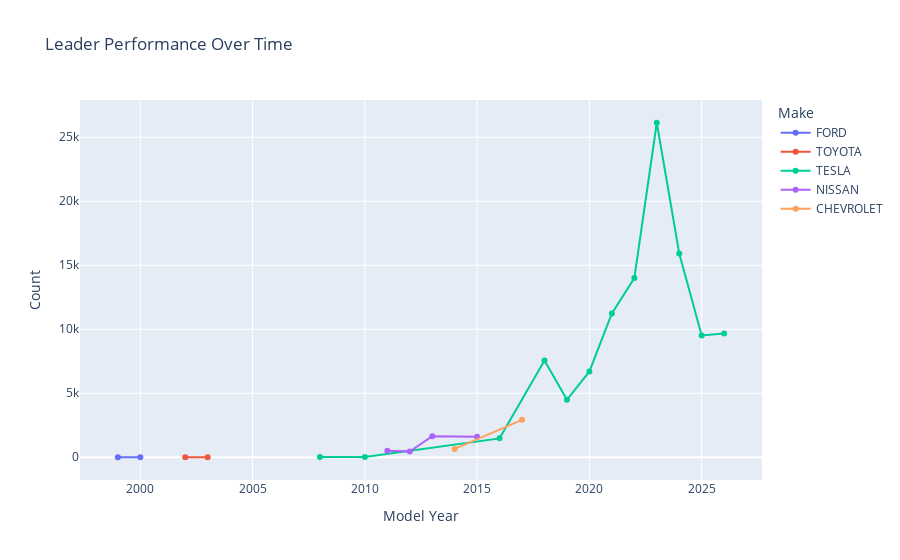

This figure's notebook cell:
### Code cell
fig = px.line(
    market_leader,
    x="Model Year",
    y="Count",
    color="Make",
    markers=True,
    title="Leader Performance Over Time"
)

fig.show()

### Figure 1 — Plotly figure (JSON) as saved in the notebook; plotly's stock layout.template omitted (floating-point values rounded to 4 significant figures)
{"data": [{"hovertemplate": "Make=FORD<br>Model Year=%{x}<br>Count=%{y}<extra></extra>", "legendgroup": "FORD", "line": {"color": "#636efa", "dash": "solid"}, "marker": {"symbol": "circle"}, "mode": "lines+markers", "name": "FORD", "orientation": "v", "showlegend": true, "type": "scatter", "x": [1999, 2000], "xaxis": "x", "y": [2, 8], "yaxis": "y"}, {"hovertemplate": "Make=TOYOTA<br>Model Year=%{x}<br>Count=%{y}<extra></extra>", "legendgroup": "TOYOTA", "line": {"color": "#EF553B", "dash": "solid"}, "marker": {"symbol": "circle"}, "mode": "lines+markers", "name": "TOYOTA", "orientation": "v", "showlegend": true, "type": "scatter", "x": [2002, 2003], "xaxis": "x", "y": [1, 1], "yaxis": "y"}, {"hovertemplate": "Make=TESLA<br>Model Year=%{x}<br>Count=%{y}<extra></extra>", "legendgroup": "TESLA", "line": {"color": "#00cc96", "dash": "solid"}, "marker": {"symbol": "circle"}, "mode": "lines+markers", "name": "TESLA", "orientation": "v", "showlegend": true, "type": "scatter", "x": [2008, 2010, 2016, 2018, 2019, 2020, 2021, 2022, 2023, 2024, 2025, 2026], "xaxis": "x", "y": [20, 21, 1476, 7555, 4487, 6702, 11230, 14001, 26133, 15923, 9520, 9665], "yaxis": "y"}, {"hovertemplate": "Make=NISSAN<br>Model Year=%{x}<br>Count=%{y}<extra></extra>", "legendgroup": "NISSAN", "line": {"color": "#ab63fa", "dash": "solid"}, "marker": {"symbol": "circle"}, "mode": "lines+markers", "name": "NISSAN", "orientation": "v", "showlegend": true, "type": "scatter", "x": [2011, 2012, 2013, 2015], "xaxis": "x", "y": [516, 444, 1647, 1610], "yaxis": "y"}, {"hovertemplate": "Make=CHEVROLET<br>Model Year=%{x}<br>Count=%{y}<extra></extra>", "legendgroup": "CHEVROLET", "line": {"color": "#FFA15A", "dash": "solid"}, "marker": {"symbol": "circle"}, "mode": "lines+markers", "name": "CHEVROLET", "orientation": "v", "showlegend": true, "type": "scatter", "x": [2014, 2017], "xaxis": "x", "y": [655, 2926], "yaxis": "y"}], "layout": {"legend": {"title": {"text": "Make"}, "tracegroupgap": 0}, "title": {"text": "Leader Performance Over Time"}, "xaxis": {"anchor": "y", "domain": [0, 1], "title": {"text": "Model Year"}}, "yaxis": {"anchor": "x", "domain": [0, 1], "title": {"text": "Count"}}}}
